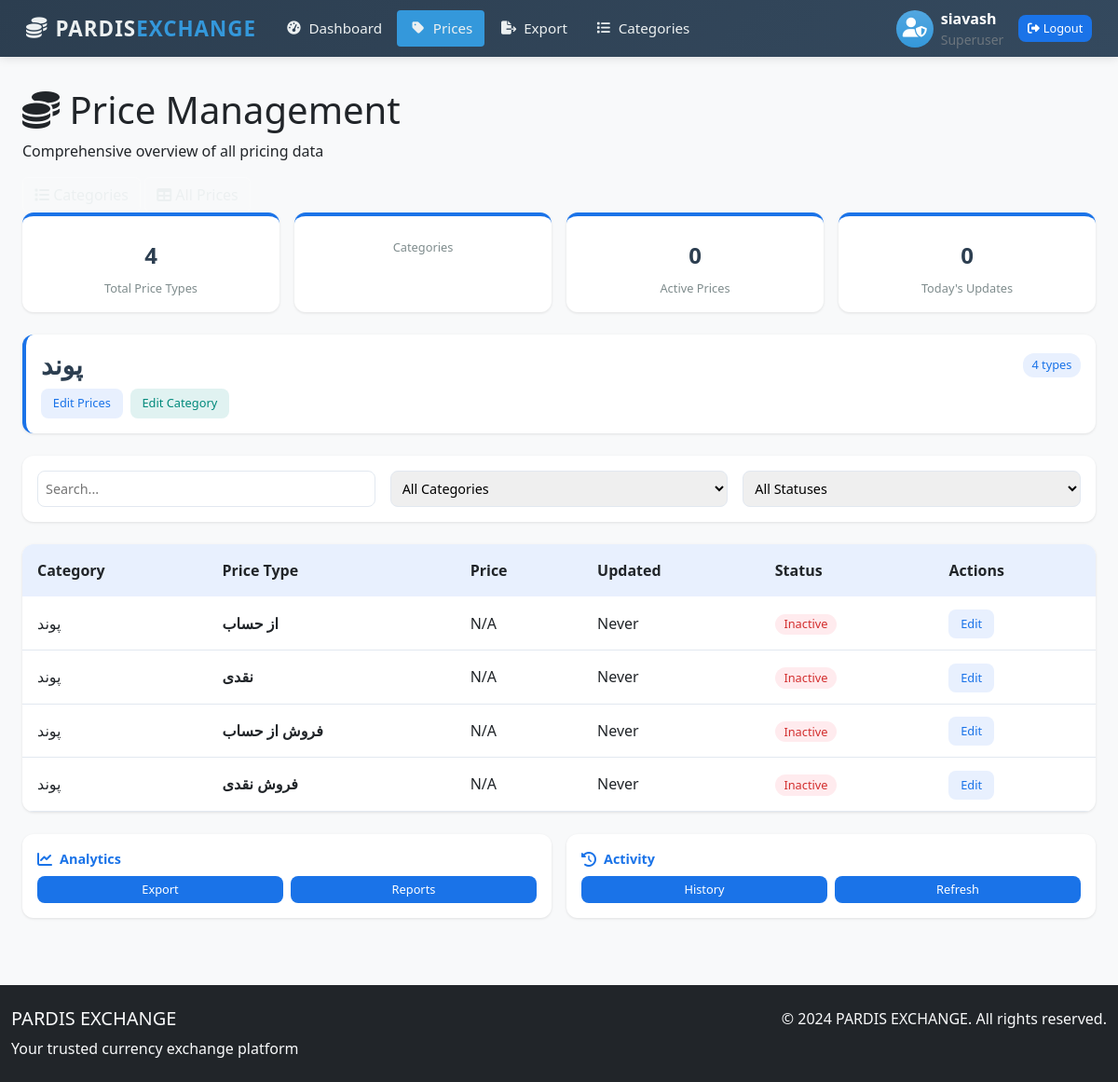
The app's page /pricing/prices/ (signed in) with its own data.
### users/models.py (models this page shows, shortened)
class CustomUser(AbstractUser):
    ROLE_CHOICES = [
        ('superuser', 'مدیر کل (SuperUser)'),
        ('exchange_admin', 'ادمین صرافی'),
        ('exchange_manager', 'مدیریت صرافی'),
    ]
    role = models.CharField(max_length=20, choices=ROLE_CHOICES, default='exchange_manager')

### pricing/models.py (models this page shows, shortened)
class Category(models.Model):
    name = models.CharField(max_length=100, unique=True)
    slug = models.SlugField(unique=True)
    description = models.TextField(blank=True, null=True)
    is_active = models.BooleanField(default=True)
    created_at = models.DateTimeField(default=timezone.now)
    updated_at = models.DateTimeField(auto_now=True)
    class Meta:
        verbose_name_plural = "Categories"
        ordering = ["name"]

class PriceType(models.Model):
    ACTION_CHOICES = [
        ("buy", "Buy"),
        ("sell", "Sell"),
    ]
    category = models.ForeignKey(Category, on_delete=models.CASCADE, related_name="price_types")
    name = models.CharField(max_length=200)  # e.g., "Buy Tether to Rial"
    action = models.CharField(max_length=4, choices=ACTION_CHOICES)
    base_currency = models.CharField(max_length=20)  # e.g., "Tether"
    target_currency = models.CharField(max_length=20)  # e.g., "Rial"
    description = models.TextField(blank=True, null=True)
    is_active = models.BooleanField(default=True)
    created_at = models.DateTimeField(default=timezone.now)
    updated_at = models.DateTimeField(auto_now=True)
    class Meta:
        ordering = ["category__name", "action", "name"]
        constraints = [
            models.UniqueConstraint(fields=["category", "name"], name="unique_price_type_name_per_category")
        ]

### pricing/views.py (the view)
# urls.py: path('prices/', views.price_list, name='price_list'),
@login_required
def price_list(request):
    price_types = PriceType.objects.select_related('category').prefetch_related('prices')
    price_data = []
    for pt in price_types:
        current_price_obj = pt.prices.filter(is_current=True).first()
        price_data.append({
            'category': pt.category,
            'price_type': pt,
            'current_price': current_price_obj.price if current_price_obj else 'N/A',
            'last_updated': current_price_obj.updated_at if current_price_obj else None,
            'slug': pt.category.slug  # اضافه کردن slug
        })
    context = {
        'price_data': price_data,
        'price_types': price_types,
        'categories': set(pt.category for pt in price_types),
        'active_prices_count': sum(1 for pt in price_types if pt.prices.filter(is_current=True).exists()),
        'today_updates_count': sum(
            1 for pt in price_types if pt.prices.filter(is_current=True, updated_at__date=datetime.date.today()).exists()
        ),
    }
    return render(request, 'pricing/price_list.html', context)

### pricing/templates/pricing/price_list.html (shortened to what this page needs)
{% extends "pricing/base.html" %}
{% load static %}
{% block page_title %}Price Management{% endblock %}
{% block page_subtitle %}Comprehensive overview of all pricing data{% endblock %}
{% block pricing_content %}
<div class="stats-grid">
    <div class="stats-card">
        <div class="stats-number">{{ price_types.count }}</div>
        <div class="stats-label">Total Price Types</div>
    </div>
    <div class="stats-card">
        <div class="stats-label">Categories</div>
    </div>
    <div class="stats-card">
        <div class="stats-number">{{ active_prices_count }}</div>
        <div class="stats-label">Active Prices</div>
    </div>
    <div class="stats-card">
        <div class="stats-number">{{ today_updates_count }}</div>
        <div class="stats-label">Today's Updates</div>
    </div>
</div>
<div class="categories-grid">
    {% for category in categories %}
    <div class="category-card">
        <div class="category-header">
            <h3 class="category-name">{{ category.name }}</h3>
            <span class="category-price-count">{{ category.price_types.count }} types</span>
        </div>
        <div class="category-actions">
            <a href="{% url 'pricing:category_prices_form' category.slug %}" class="btn-edit">
                Edit Prices
            </a>
            <a href="{% url 'pricing:edit_category' category.pk %}" class="btn-edit" style="background: var(--secondary-light); color: var(--secondary);">
                Edit Category
            </a>
        </div>
    </div>
    {% endfor %}
</div>
<div class="filter-section">
    <div class="filter-grid">
        <div>
            <input type="text" class="filter-input" id="searchInput" placeholder="Search...">
        </div>
        <div>
            <select class="filter-input" id="categoryFilter">
                <option value="">All Categories</option>
            </select>
        </div>
        <div>
            <select class="filter-input" id="statusFilter">
                <option value="">All Statuses</option>
            </select>
        </div>
    </div>
</div>
<div class="table-container">
    <div class="table-scroll">
        <table class="pricing-table" id="pricesTable">
            <thead>
                <tr>
                    <th>Category</th>
                    <th>Price Type</th>
                    <th>Price</th>
                    <th>Updated</th>
                    <th>Status</th>
                    <th>Actions</th>
                </tr>
            </thead>
            <tbody>
                {% for item in price_data %}
                <tr data-category="{{ item.category.name|lower }}" data-status="{% if item.current_price != 'N/A' %}active{% else %}inactive{% endif %}">
                    <td>{{ item.category.name }}</td>
                    <td><strong>{{ item.price_type.name }}</strong></td>
                    <td>
                        {% if item.current_price != 'N/A' %}
                            <span class="price-value">{{ item.current_price }}</span>
                        {% else %}
                            <span>N/A</span>
                        {% endif %}
                    </td>
                    <td>
                        {% if item.last_updated %}
                            {{ item.last_updated|date:"M d, H:i" }}
                        {% else %}
                            Never
                        {% endif %}
                    </td>
                    <td>
                        {% if item.current_price != 'N/A' %}
                            <span class="badge badge-success">Active</span>
                        {% else %}
                            <span class="badge badge-danger">Inactive</span>
                        {% endif %}
                    </td>
                    <td>
                        <a href="{% url 'pricing:category_prices_form' item.slug %}" class="btn-edit">
                            Edit
                        </a>
                    </td>
                </tr>
                {% empty %}
                <tr>
                    <td colspan="6" style="text-align: center; padding: 2rem; color: var(--text-muted);">
                        No pricing data available
                    </td>
                </tr>
                {% endfor %}
            </tbody>
        </table>
    </div>
</div>
<div class="quick-actions">
    <div class="action-card">
        <div class="action-header">
            <i class="fas fa-chart-line"></i>
            <span class="action-title">Analytics</span>
        </div>
        <div class="action-buttons">
            <button class="btn-sm">Export</button>
            <button class="btn-sm">Reports</button>
        </div>
    </div>
    <div class="action-card">
        <div class="action-header">
            <i class="fas fa-history"></i>
            <span class="action-title">Activity</span>
        </div>
        <div class="action-buttons">
            <button class="btn-sm">History</button>
            <button class="btn-sm">Refresh</button>
        </div>
    </div>
</div>
{% endblock %}

### pages/templates/base.html (shortened to what this page needs)
{% load static %}
<!DOCTYPE html>
<html lang="en">
<head>
    <link href="https://cdn.jsdelivr.net/npm/bootstrap@5.3.2/dist/css/bootstrap.min.css" rel="stylesheet">
    <link rel="stylesheet" href="https://cdnjs.cloudflare.com/ajax/libs/font-awesome/6.4.0/css/all.min.css">
</head>
<body>
    <nav class="navbar navbar-expand-lg navbar-dark bg-dark fixed-top">
        <div class="container">
            <a class="navbar-brand" href="#">
                <i class="fas fa-coins me-2"></i>PARDIS<span>EXCHANGE</span>
            </a>
            <div class="collapse navbar-collapse" id="navbarNav">
                <ul class="navbar-nav me-auto">
                    <li class="nav-item">
                        <a class="nav-link" href="#">
                            <i class="fas fa-tachometer-alt"></i> Dashboard
                        </a>
                    </li>
                    <li class="nav-item">
                        <a class="nav-link" href="{% url 'pricing:price_list' %}">
                            <i class="fas fa-tag"></i> Prices
                        </a>
                    </li>
                    <li class="nav-item">
                        <a class="nav-link" href="#">
                            <i class="fas fa-file-export"></i> Export
                        </a>
                    </li>
                    <li class="nav-item">
                        <a class="nav-link" href="{% url 'pricing:category_list' %}">
                            <i class="fas fa-list"></i> Categories
                        </a>
                    </li>
                </ul>
                <div class="d-flex align-items-center ms-auto">
                    {% if user.is_authenticated %}
                    <div class="d-flex align-items-center">
                        <div class="user-avatar bg-gradient text-white rounded-circle d-flex align-items-center justify-content-center me-2"
                            style="width:40px; height:40px; font-size:1.3rem;">
                            <i class="fas fa-user-shield"></i>
                        </div>
                        <div class="d-flex flex-column text-start me-3">
                            <span class="fw-bold text-white">
                                {{ user.get_full_name|default:user.username }}
                            </span>
                            <span class="small text-secondary">
                                {% if user.is_superuser %}Superuser{% elif user.is_staff %}Admin{% else %}User{% endif %}
                            </span>
                        </div>
                        <form method="post" action="{% url 'users:logout' %}" id="logout-form">
                            <a class="btn btn-outline-light btn-sm" href="#"
                                onclick="document.getElementById('logout-form').submit(); return false;">
                                <i class="fas fa-sign-out-alt me-1"></i>Logout
                            </a>
                        </form>
                    </div>
                    {% endif %}
                </div>
            </div>
        </div>
    </nav>
    <main class="container mt-4">
        {% block content %}{% endblock %}
    </main>
    <footer class="bg-dark text-light py-4 mt-5">
        <div class="container">
            <div class="row">
                <div class="col-md-6">
                    <h5>PARDIS EXCHANGE</h5>
                    <p class="mb-0">Your trusted currency exchange platform</p>
                </div>
                <div class="col-md-6 text-md-end">
                    <p class="mb-0">&copy; 2024 PARDIS EXCHANGE. All rights reserved.</p>
                </div>
            </div>
        </div>
    </footer>
</body>
</html>

### pages/templates/base.html (style rules this page uses)
:root { --primary-color: #2c3e50; --secondary-color: #34495e; --accent-color: #3498db; --text-light: #ecf0f1; --text-gray: #bdc3c7; --transition: all 0.3s ease; }
body { background-color: #f8f9fa; font-family: 'Segoe UI', Tahoma, Geneva, Verdana, sans-serif; padding-top: 70px; min-height: 100vh; display: flex; flex-direction: column; }
main { flex: 1; }
.navbar { background: linear-gradient(135deg, var(--primary-color), var(--secondary-color)) !important; box-shadow: 0 2px 10px rgba(0, 0, 0, 0.1); padding: 0.5rem 1rem; transition: var(--transition); }
.navbar-brand { font-weight: 700; font-size: 1.4rem; color: var(--text-light) !important; display: flex; align-items: center; letter-spacing: 1px; }
.navbar-brand span { color: var(--accent-color); }
.nav-link { color: var(--text-light) !important; font-weight: 500; padding: 0.5rem 0.8rem !important; margin: 0 0.1rem; border-radius: 4px; transition: var(--transition); display: flex; align-items: center; font-size: 0.95rem; }
.nav-link i { margin-right: 6px; font-size: 0.9rem; width: 20px; text-align: center; }
.nav-link.active { background-color: var(--accent-color); color: var(--text-light) !important; }
.user-avatar { width: 32px; height: 32px; border-radius: 50%; background-color: var(--accent-color); display: flex; align-items: center; justify-content: center; margin-right: 8px; font-size: 0.9rem; color: white; }
.btn-outline-light { border-color: rgba(255, 255, 255, 0.3); color: var(--text-light); }
.container { max-width: 1200px; }
footer { background-color: var(--primary-color); color: var(--text-light); margin-top: auto; }

### records on screen
CustomUser: get_full_name "siavash"
Category: name "پوند", price_types.count "4", category.name "پوند", price_type.name "از حساب", price_type.name "نقدی", price_type.name "فروش از حساب", price_type.name "فروش نقدی"

### other values on screen
{{ price_types.count }} "4"
{{ active_prices_count }} "0"
{{ today_updates_count }} "0"
